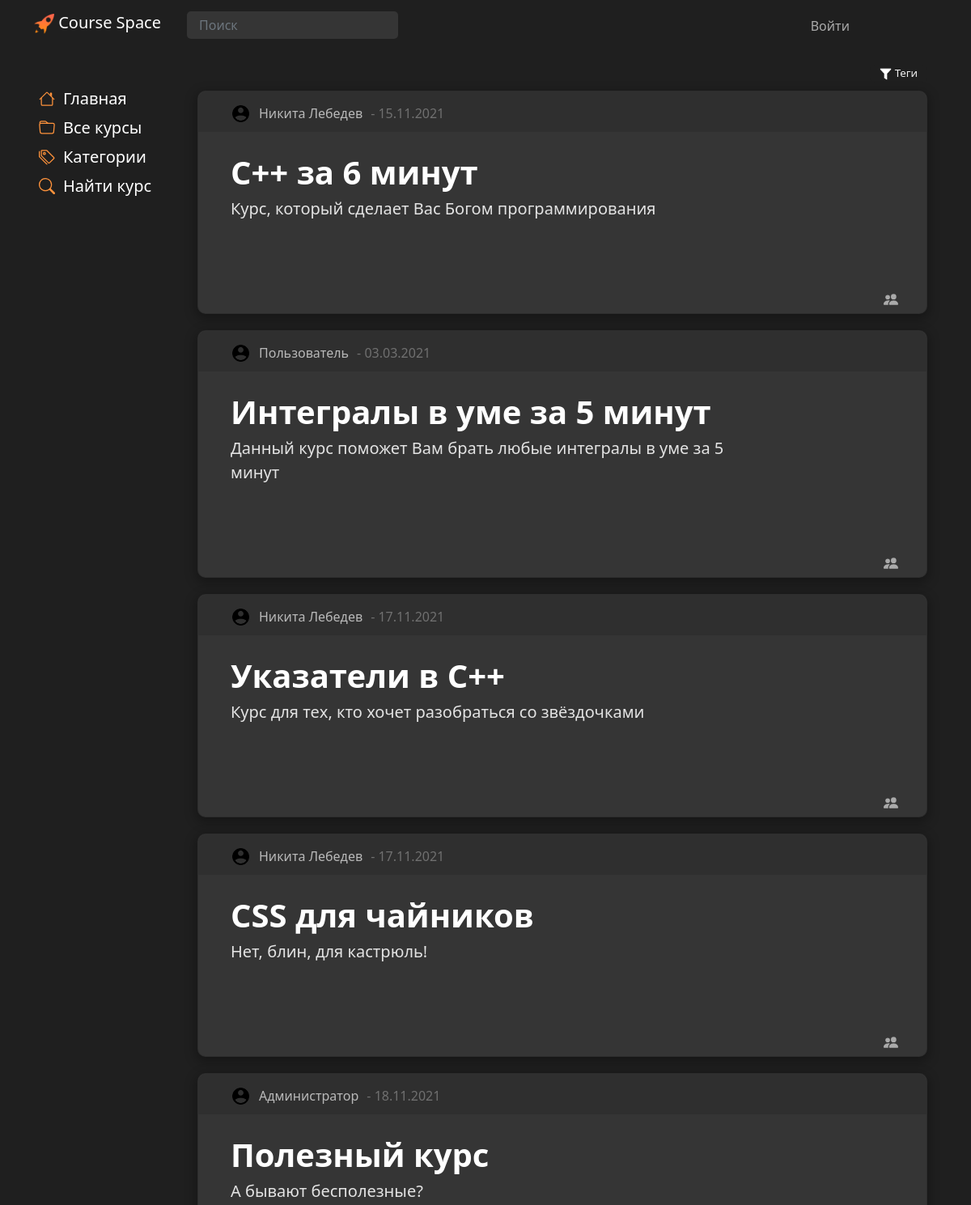
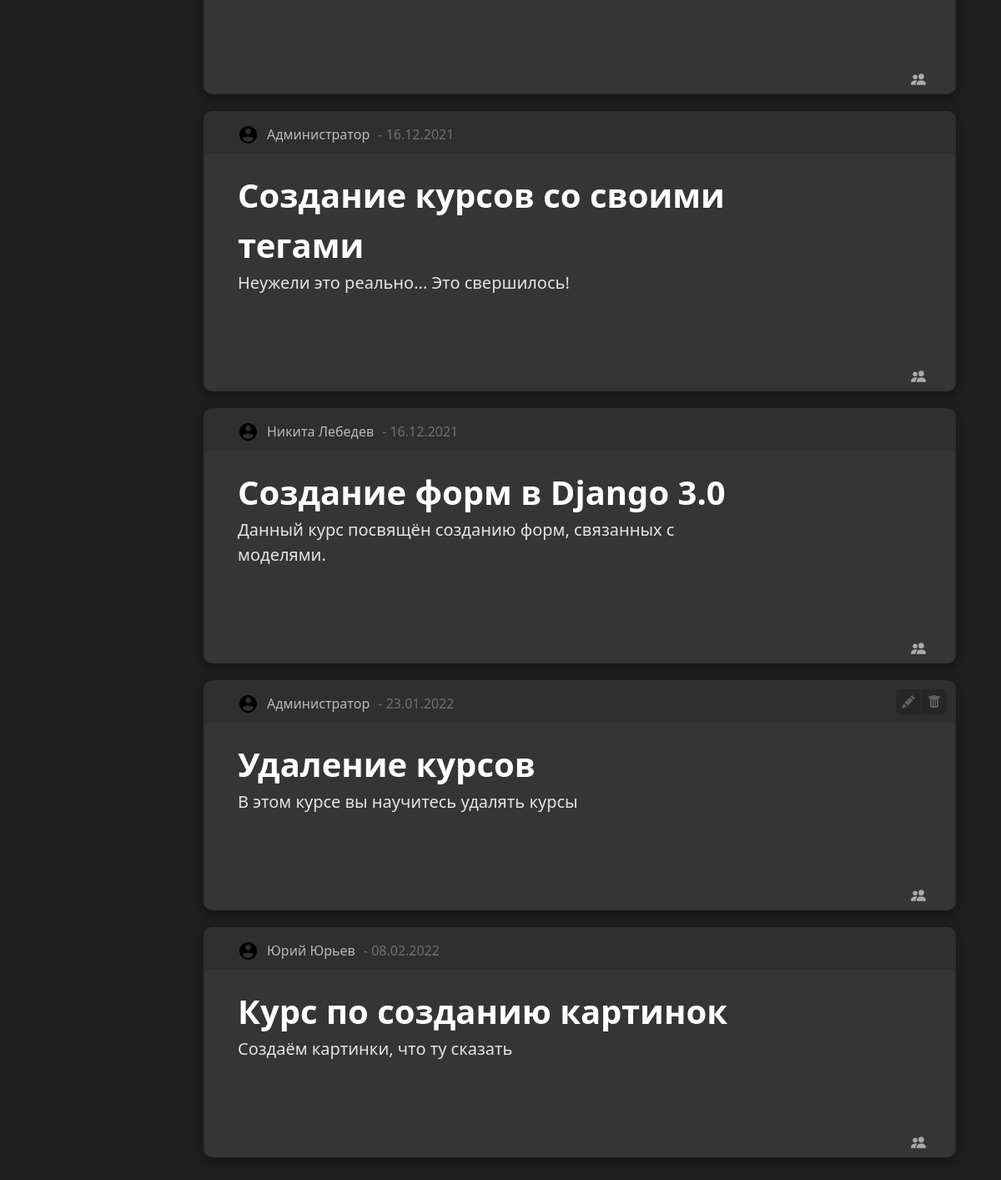
Screenshot of /main/results with the database file from the repository (2 pictures, top to bottom).
### main/models.py (models this page shows, shortened)
class Courses(models.Model):
    title = models.CharField('title', max_length=80, null=False)
    description = models.TextField('description')
    date = models.TextField('date')
    category = models.ForeignKey(Categories, models.DO_NOTHING, db_column='Category_id')  # Field name made lowercase.
    author = models.ForeignKey(Authors, models.DO_NOTHING, db_column='Author_id')  # Field name made lowercase.
    class Meta:
        db_table = 'Courses'

class Authors(models.Model):
    name = models.CharField('name', max_length=80, null=False)
    user = models.ForeignKey(settings.AUTH_USER_MODEL, models.DO_NOTHING, db_column='User_id')  # Field name made lowercase.
    class Meta:
        db_table = 'Authors'

class Profile(models.Model):
    user = models.OneToOneField(settings.AUTH_USER_MODEL, on_delete=models.CASCADE, null=True, )
    surname = models.CharField('surname', max_length=80, null=False)
    name = models.CharField('name', max_length=80, null=False)
    profile_pic = models.ImageField(null=True, blank=True, upload_to="images/profile/")
    birth_date = models.DateField(null=True, blank=True)
    class Meta:
        db_table = 'Profile'

### main/views.py (the view, shortened to what this page needs)
# urls.py: path('/results', advanced_results.as_view(), name='adv_results'),
class advanced_results(ListView):
    model = Courses
    template_name = 'main/results.html'
    def get_queryset(self):
        title = self.request.GET.get('title', default='')
        desk = self.request.GET.get('desk', default='')
        cat = self.request.GET.get('cat', default='')
        author = self.request.GET.get('author', default='')
        tags = self.request.GET.get('tags', default='')
        if cat == 'Категория':
            cat = ''
        tags_list = tags.lower().split(', ')
        if tags_list == ['']:
            object_list = Courses.objects.filter(
                Q(title__icontains=title) &
                Q(description__icontains=desk) &
                Q(category__title__icontains=cat) &
                Q(author__name__icontains=author)
            ).distinct()
        return object_list

### main/templates/main/results.html (shortened to what this page needs)
{% extends 'main/base.html' %}
{% block style %}
    {% load static %}
{% endblock %}
{% block content %}
    {% block list %}
        {% if object_list %}
            <div class="container">
                <div class="row">
                    <button class="tagsBth" onclick="toggleFilter(hidden_content_filter)">
                        <img src="{% static 'main/img/filter.png' %}" width="15">
                        Теги
                    </button>
                </div>
                <div class="row">
                    {% for el in object_list%}
                                <div class="card block" id="{{ el.id }}">
                                    <div class="cardHeader">
                                        <div class="author">
                                        {% if user.profile.profile_pic %}
                                          <img class="courseAuthorAvatarProfile" src="{{el.author.user.profile.profile_pic.url}}">
                                        {% else %}
                                          <img class="courseAuthorAvatarProfile" src="{% static 'main/img/user96.png' %}"><br><br>
                                        {% endif %}
                                        <div id="authorname">
                                             {{ el.author.user.profile.name }} {{ el.author.user.profile.surname }}
                                        </div>
                                </div>
                                        <div class="date"> - {{ el.date }}</div>
                                    </div>
                                <div class="cardContainer"  onclick="window.location.href ='{% url 'course' el.pk %}'">
                                    <div class="lable">
                                        <div class="text">
                                            <div class="title fs-1">{{ el.title }}</div>
                                        </div>
                                    </div>
                                        <div class="desk fs-5">{{el.description|truncatewords:50}}</div>
                                    <div class="tags"></br>
                                    </div>
                                </div>
                                <div class="stat">
                                </div>
                                {% if user == el.author.user %}
                                    <div class = "courseToolbar">
                                        <button class = "toolBtn" id="edit" onclick="window.location.href = '{% url 'edit_course' el.pk  %}'">
                                            <svg xmlns="http://www.w3.org/2000/svg" width="16" height="16" fill="currentColor" class="bi bi-pencil-fill editBtn" viewBox="0 0 16 16">
                                              <path d="M12.854.146a.5.5 0 0 0-.707 0L10.5 1.793 14.207 5.5l1.647-1.646a.5.5 0 0 0 0-.708l-3-3zm.646 6.061L9.793 2.5 3.293 9H3.5a.5.5 0 0 1 .5.5v.5h.5a.5.5 0 0 1 .5.5v.5h.5a.5.5 0 0 1 .5.5v.5h.5a.5.5 0 0 1 .5.5v.207l6.5-6.5zm-7.468 7.468A.5.5 0 0 1 6 13.5V13h-.5a.5.5 0 0 1-.5-.5V12h-.5a.5.5 0 0 1-.5-.5V11h-.5a.5.5 0 0 1-.5-.5V10h-.5a.499.499 0 0 1-.175-.032l-.179.178a.5.5 0 0 0-.11.168l-2 5a.5.5 0 0 0 .65.65l5-2a.5.5 0 0 0 .168-.11l.178-.178z"/>
                                            </svg>
                                        </button>
                                        <button class = "toolBtn" id="coursedelete" onclick="toggle(hidden_content)_{{ el.pk }}">
                                            <svg xmlns="http://www.w3.org/2000/svg" width="16" height="16" fill="currentColor" class="bi bi-trash-fill deleteBtn" viewBox="0 0 16 16">
                                              <path d="M2.5 1a1 1 0 0 0-1 1v1a1 1 0 0 0 1 1H3v9a2 2 0 0 0 2 2h6a2 2 0 0 0 2-2V4h.5a1 1 0 0 0 1-1V2a1 1 0 0 0-1-1H10a1 1 0 0 0-1-1H7a1 1 0 0 0-1 1H2.5zm3 4a.5.5 0 0 1 .5.5v7a.5.5 0 0 1-1 0v-7a.5.5 0 0 1 .5-.5zM8 5a.5.5 0 0 1 .5.5v7a.5.5 0 0 1-1 0v-7A.5.5 0 0 1 8 5zm3 .5v7a.5.5 0 0 1-1 0v-7a.5.5 0 0 1 1 0z"/>
                                            </svg>
                                        </button>
                                    </div>
                                {% elif el.pk == 23 %}
                                    <div class = "courseToolbar">
                                        <button class = "toolBtn" id="edit" onclick="window.location.href = '{% url 'edit_course' el.pk  %}'">
                                        </button>
                                        <button class = "toolBtn" id="coursedelete" onclick="toggle(hidden_content)_{{ el.pk }}">
                                        </button>
                                    </div>
                                {% endif %}
                            </div>
                    {% endfor %}
                </div>
            </div>
        {% else %}
            <h1>Ничего не найдено</h1>
        {% endif %}
    {% endblock %}
{% endblock %}

### main/templates/main/base.html (shortened to what this page needs)
<!DOCTYPE html>
<html lang="ru">
<head>
    {% load static %}
    <link href="https://cdn.jsdelivr.net/npm/bootstrap@5.0.1/dist/css/bootstrap.min.css" rel="stylesheet">
    <link rel="stylesheet" href=" {%  static 'main/css/style.css'%}">
</head>
<body>
<nav class="navbar fixed-top  navbar-expand-md navbar-dark">
        <div class="container">
            <a onclick="window.location.href = '/main/home';" class="navbar-brand fs-5 mb-0 mx-0  ms-0" id="logo">
                <img src="{%  static 'landing/img/logo.png' %}" id="logo_img" width="25" height="25" class="d-inline-block" alt="" loading="lazy">
                Course Space
            </a>
            {% if user.is_authenticated %}
                <a onclick="window.location.href = '{% url 'user_page' user.pk %}'" class="nav-link ">
                    <div id="user">
                        {% if user.profile.profile_pic %}
                            <img class="courseAuthorAvatarProfileBase" src="{{user.profile.profile_pic.url}}">
                        {% else %}
                            <img class="courseAuthorAvatarProfileBase" src="{% static 'main/img/user96.png' %}"><br><br>
                        {% endif %}
                    </div>
                </a>
            {% else %}
                <a onclick="window.location.href = '{% url 'login' %}'" class="nav-link ">
                    <div id="loginBtn">
                        Войти
                    </div>
                </a>
            {% endif %}
            <div class="collapse navbar-collapse " id="navbarContent">
                <ul class="navbar-nav me-auto ">
                    <form action="{% url 'results' %}" method="get" class=" fs-6">
                        <input name="q"  type="text" placeholder="Поиск" class="form-control">
                    </form>
                </ul>
            </div>
        </div>
    </nav>
    <div class="container">
        <div class="row">
            <div class="col-2 menucol">
            <div class="List Min navLeft" id=Categories>
        <div class="navLine fs-5" id="navLineHome" onclick="window.location.href ='{% url 'home'%}'">
            <div>Главная</div></div>
        <div class="navLine fs-5" id="navLineAll" onclick="window.location.href = '/main';">
            <div>Все курсы</div></div>
        <div class="navLine fs-5" id="navLineCategory" onclick="window.location.href ='{% url 'categories'%}'">
            <div>Категории</div></div>
        <div class="navLine fs-5" id="navLineSearch" onclick="window.location.href = '{% url 'search_course' %}'">
            <div>Найти курс</div></div>
    </div>
        </div>
        <div class="col">
            {% block content %}
            {% endblock %}
        </div>
        </div>
    </div>
</body>
</html>

### main/static/main/css/design-tokens/colors.css (style rules this page uses)
:root { --black: rgb(31, 31, 31); --lblack: #353535; --llblack: #cbcbcb; --gray: #AAAAAA; --lgray: #D3D3D3; --white: #F0F0F0; --lwhite: #FAFAFA; --lred: #b41b1b; --llred: #b22d2d; --c1: #d5dafa; --c2: #d2e6fd; --c3: #d7fcd7; --c4: #f8fccc; --c5: #fde6cf; --c6: #fdcfcc; --c7: #fdcaf2; --c8: #d1d5f8; --c9: #1F1F1F; --ch1: #c6cdfa; --ch2: #bfdaf8; --ch3: #c3fac3; --ch4: #f1f7ae; --ch5: #fcdab9; --ch6: #f8b8b3; --ch7: #fcb0eb; --ch8: #b7bef8; --ch9: #1f1b1b; --tc1: #7d8df8; --tc2: #68adfc; --tc3: #76df76; --tc4: #c5d140; --tc5: #e2a669; --tc6: #da726a; --tc7: #d667be; --tc8: #646ec9; --tc9: #ffffff; }

### main/static/main/css/design-tokens/img.css (style rules this page uses)
.courseAuthorAvatarProfile { object-fit: cover; width: 25px; height: 25px; border-radius: 25px; border-width: 2px; border-color: var(--white); }

### main/static/main/css/design-tokens/text.css (style rules this page uses)
#logo { color: white; }

### main/static/main/css/design-tokens/MainBlock.css (style rules this page uses)
.navbar { background-color: var(--black); }
body { background-color: var(--black); margin-top: 80px; padding-bottom: 100px; }
#loginBtn { color: var(--gray); cursor: pointer; transition: 0.2s; }
.navLine { display: flex; width: 200px; font-weight: 100; padding-top: 3px; padding-bottom: 3px; padding-left: 6px; border-radius: 3px; transition: 0.2s; cursor: pointer; }
.navLine svg { margin-top: 5px; margin-right: 10px; }

### main/static/main/css/design-tokens/form.css (style rules this page uses)
.form-control { background-color: var(--lblack); border-radius: 5px; border: none; padding: 5px 15px; margin-top: 5px; color: var(--gray); }
input { background-color: var(--lblack); border-radius: 5px; border: none; padding: 5px 15px; margin-top: 5px; color: var(--gray); }

### main/static/main/css/design-tokens/button.css (style rules this page uses)
button { background-color: var(--black); color: var(--white); font-size: 10pt; border-radius: 6px; text-align: center; border: none; transition: 0.3s; margin-top: 5px; -webkit-touch-callout: none; -webkit-user-select: none; -khtml-user-select: none; -moz-user-select: none; -ms-user-select: none; user-select: none; }
.tagsBth { width: fit-content; margin-right: 0; margin-left: auto; }

### main/static/main/css/design-tokens/card.css (style rules this page uses)
.List { display: inline; padding: 0px 20px 20px 20px; }
.List.Min { height: auto; color: white; margin-top: 0; padding-top: 0; }
.block { background-color: var(--lblack); border-radius: 10px; margin-right: 10px; padding: 10px 40px; margin-bottom: 10px; width: 100%; -webkit-box-shadow: 0px 4px 14px 2px rgba(0, 0, 0, 0.3); -moz-box-shadow: 0px 4px 14px 2px rgba(0, 0, 0, 0.3); box-shadow: 0px 4px 14px 2px rgba(0, 0, 0, 0.3); }
.cardContainer { display: flex; flex-direction: column; cursor: pointer; }
.card { transition: 0.2s; padding: 20px 40px 30px 40px; margin: 10px 0; width: 100%; position: relative; }
.cardHeader { background-color: #2f2f2f; border-radius: 10px 10px 0 0; height: 50px; position: absolute; top:0; left: 0; padding-left: 40px; padding-top: 15px; color: white; width: 100%; }
.card .desk { color: #e3e3e3; }
.card .lable { display: flex; position: relative; margin-top: 50px; }
.card .title { font-weight: bold; color: #ffffff; }
.card .author { display: flex; color: #b9b9b9; padding: 0; margin-top: 0; }
.card .author #authorname { margin-left: 10px; }
.card .tags { margin-top: 60px; flex-wrap: wrap; justify-content: start; align-items: start; align-content: start; }
.card .date { margin-left: 10px; display: flex; color: #707070; }
.card .stat { position: absolute; right: 10px; bottom: 5px; display: flex; flex: none; align-items: center; justify-content: flex-end; width: fit-content; padding: 3px 12px; }
.card .courseToolbar { position: absolute; top: 10px; right: 10px; display: flex; width: auto; height: auto; }
.card .courseToolbar button { position: relative; width: 30px; height: 30px; margin: 0; right: 0; bottom: 0; top: 0; padding-left: 5px; padding-right: 5px; background-color: #262626; fill: var(--lblack); }
#edit { border-radius: 6px 0 0 6px; margin-right: 1px; }
#coursedelete { border-radius: 0 6px 6px 0; }
svg { transition: 0.2s; }
.card div { display: flex; }

### main/static/main/css/design-tokens/MediaQueries.css (style rules this page uses)
@media screen and (min-width: 768px) { #loginBtn { position: absolute; right: 150px; top: 20px; } }
@media screen and (min-width: 768px) { .card .lable { width: calc(100% - 210px); } }
@media screen and (min-width: 768px) { .card .desk { width: calc(100% - 210px); } }

### rows the page displays
Courses: author.user.profile.name "Никита", author.user.profile.surname "Лебедев", date "15.11.2021", title "C++ за 6 минут", description "Курс, который сделает Вас Богом программирования"
Courses: author.user.profile.name "Пользователь", date "03.03.2021", title "Интегралы в уме за 5 минут", description "Данный курс поможет Вам брать любые интегралы в уме за 5 минут"
Courses: author.user.profile.name "Никита", author.user.profile.surname "Лебедев", date "17.11.2021", title "Указатели в C++", description "Курс для тех, кто хочет разобраться со звёздочками"
Courses: author.user.profile.name "Никита", author.user.profile.surname "Лебедев", date "17.11.2021", title "CSS для чайников", description "Нет, блин, для кастрюль!"
Courses: author.user.profile.name "Администратор", date "18.11.2021", title "Полезный курс", description "А бывают бесполезные?"
Courses: author.user.profile.name "Администратор", date "16.12.2021", title "Создание курсов со своими тегами", description "Неужели это реально... Это свершилось!"
Courses: author.user.profile.name "Никита", author.user.profile.surname "Лебедев", date "16.12.2021", title "Создание форм в Django 3.0", description "Данный курс посвящён созданию форм, связанных с моделями."
Courses: author.user.profile.name "Администратор", date "23.01.2022", title "Удаление курсов", description "В этом курсе вы научитесь удалять курсы"
Courses: author.user.profile.name "Юрий", author.user.profile.surname "Юрьев", date "08.02.2022", title "Курс по созданию картинок", description "Создаём картинки, что ту сказать"
